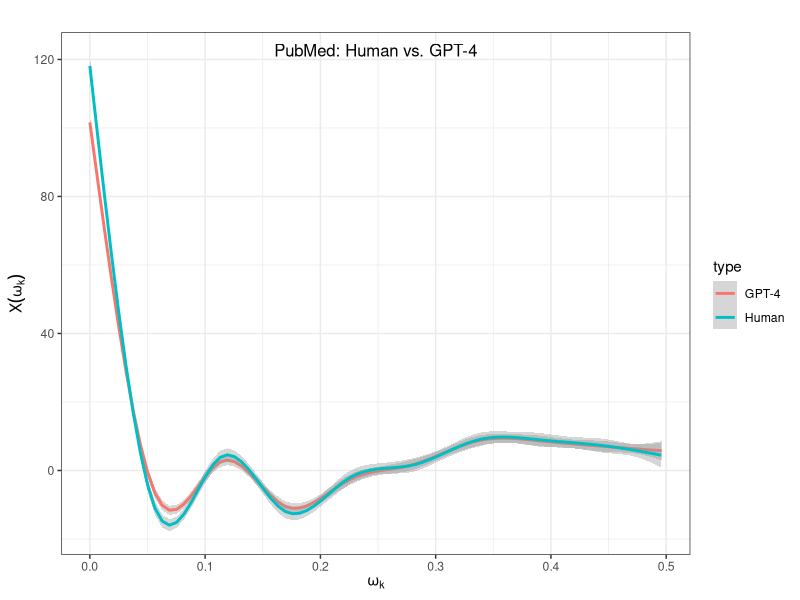
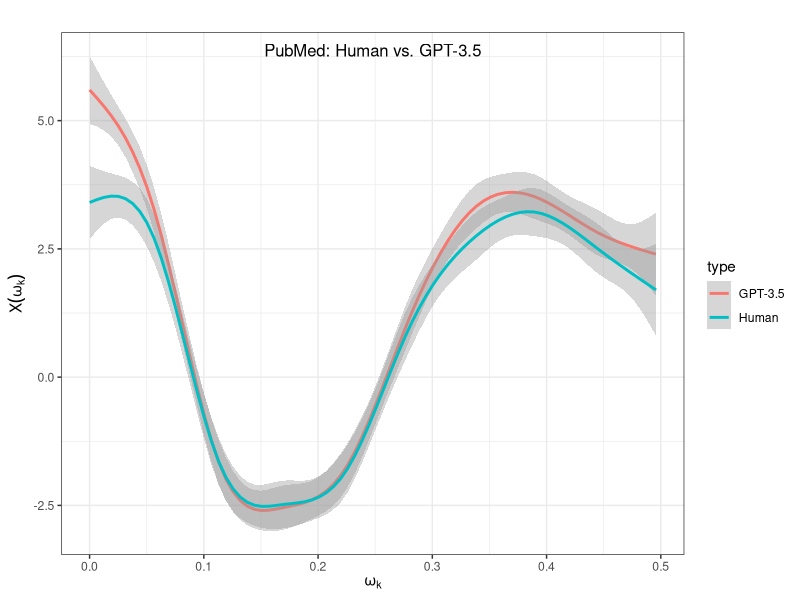
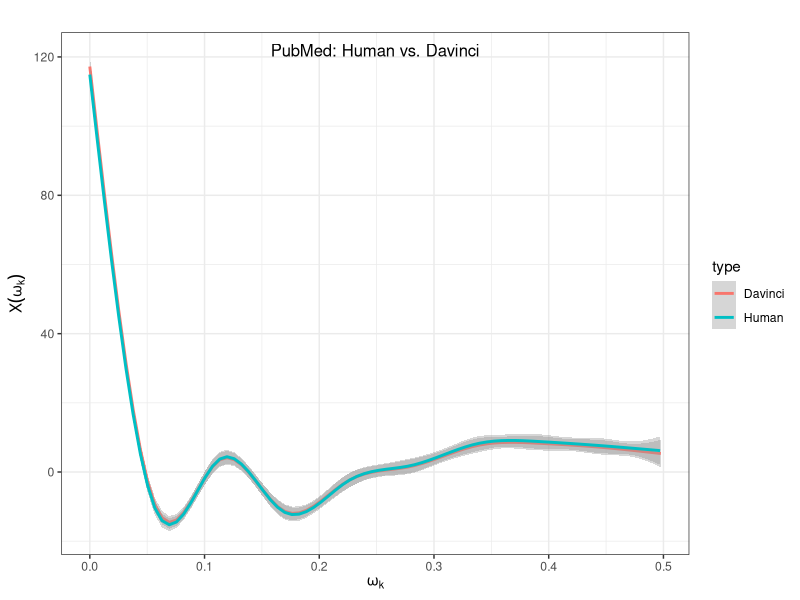
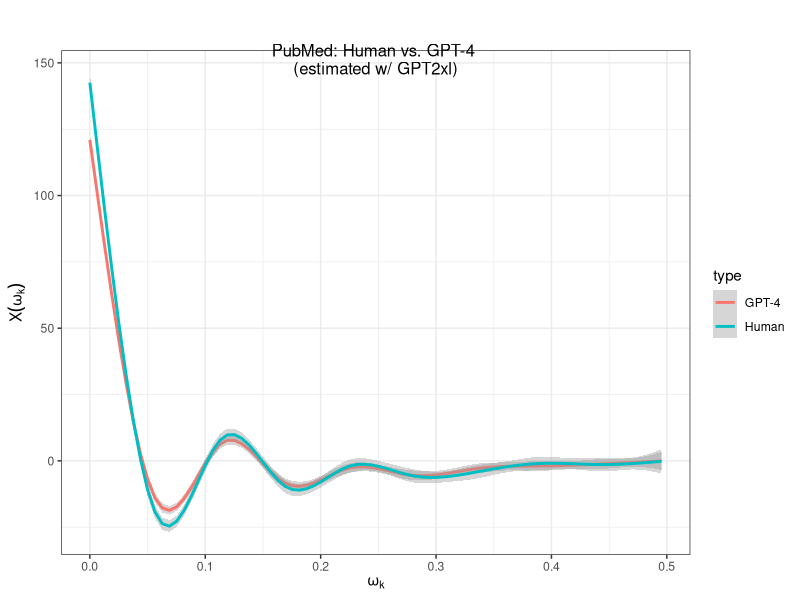

These charts were generated, in order, by the following R code:
require("ggplot2")
require("data.table")


# Add sequence ID
add_sid <- function(dt) {
  dt[, freq2 := shift(freq, 1, type="lead", fill=0.5)]
  dt$diffSeries <- dt$freq > dt$freq2
  dt$sid <- cumsum(dt$diffSeries)
  dt$sid <- shift(dt$sid, 1, type="lag", fill=0)
  dt
}


##
# Mistral as estimator
##
# GPT-4
d.gpt4.orig <- fread("../data/gpt-4/pubmed_gpt-4.original.mistral.fft.txt")
d.gpt4.samp <- fread("../data/gpt-4/pubmed_gpt-4.sampled.mistral.fft.txt")
d.gpt4.orig <- add_sid(d.gpt4.orig)
d.gpt4.samp <- add_sid(d.gpt4.samp)
d.gpt4.orig$type <- "Human"
d.gpt4.samp$type <- "GPT-4"
d.gpt4 <- rbind(d.gpt4.orig, d.gpt4.samp)
# Smoothed plot
p <- ggplot(d.gpt4, aes(freq, power, color=type)) +
    geom_smooth() +
    theme_bw() + theme(plot.title = element_text(hjust = 0.5, vjust=-8, size = 12)) +
    ggtitle("PubMed: Human vs. GPT-4") +
    labs(x = bquote(omega[k]), y = bquote(X(omega[k])))
ggsave("gpt4_human_pubmed_mistral.pdf", plot=p, width=5, height=5)

# GPT3.5
d.gpt3.5.orig <- fread("../data/gpt-3.5/pubmed_gpt-3.5-turbo.original.mistral.fftnorm.txt")
d.gpt3.5.samp <- fread("../data/gpt-3.5/pubmed_gpt-3.5-turbo.sampled.mistral.fftnorm.txt")
d.gpt3.5.orig <- add_sid(d.gpt3.5.orig)
d.gpt3.5.samp <- add_sid(d.gpt3.5.samp)
d.gpt3.5.orig$type <- "Human"
d.gpt3.5.samp$type <- "GPT-3.5"
d.gpt3.5 <- rbind(d.gpt3.5.orig, d.gpt3.5.samp)
# Smoothed plot
p <- ggplot(d.gpt3.5, aes(freq, power, color=type)) +
    geom_smooth() +
    theme_bw() + theme(plot.title = element_text(hjust = 0.5, vjust=-8, size = 12)) +
    ggtitle("PubMed: Human vs. GPT-3.5") +
    labs(x = bquote(omega[k]), y = bquote(X(omega[k])))
ggsave("gpt3.5_human_pubmed_mistral_norm.pdf", plot=p, width=5, height=5)

# Davinci
d.davinci.orig <- fread("../data/davinci/pubmed_davinci.original.mistral.fft.txt")
d.davinci.samp <- fread("../data/davinci/pubmed_davinci.sampled.mistral.fft.txt")
d.davinci.orig <- add_sid(d.davinci.orig)
d.davinci.samp <- add_sid(d.davinci.samp)
d.davinci.orig$type <- "Human"
d.davinci.samp$type <- "Davinci"
d.davinci <- rbind(d.davinci.orig, d.davinci.samp)
# Smoothed plot
p <- ggplot(d.davinci, aes(freq, power, color=type)) +
    geom_smooth() +
    theme_bw() + theme(plot.title = element_text(hjust = 0.5, vjust=-8, size = 12)) +
    ggtitle("PubMed: Human vs. Davinci") +
    labs(x = bquote(omega[k]), y = bquote(X(omega[k])))
ggsave("davinci_human_pubmed_mistral.pdf", plot=p, width=5, height=5)


##
# GPT2xl as estimator
##
# GPT-4
d.gpt4.orig <- fread("../data/gpt-4/pubmed_gpt-4.original.gpt2xl.fft.txt")
d.gpt4.samp <- fread("../data/gpt-4/pubmed_gpt-4.sampled.gpt2xl.fft.txt")
d.gpt4.orig <- add_sid(d.gpt4.orig)
d.gpt4.samp <- add_sid(d.gpt4.samp)
d.gpt4.orig$type <- "Human"
d.gpt4.samp$type <- "GPT-4"
d.gpt4 <- rbind(d.gpt4.orig, d.gpt4.samp)
# Smoothed plot
p <- ggplot(d.gpt4, aes(freq, power, color=type)) +
    geom_smooth() +
    theme_bw() + theme(plot.title = element_text(hjust = 0.5, vjust=-8, size = 12)) +
    ggtitle("PubMed: Human vs. GPT-4 \n(estimated w/ GPT2xl)") +
    labs(x = bquote(omega[k]), y = bquote(X(omega[k])))
ggsave("gpt4_human_pubmed_gpt2xl.pdf", plot=p, width=5, height=5)
